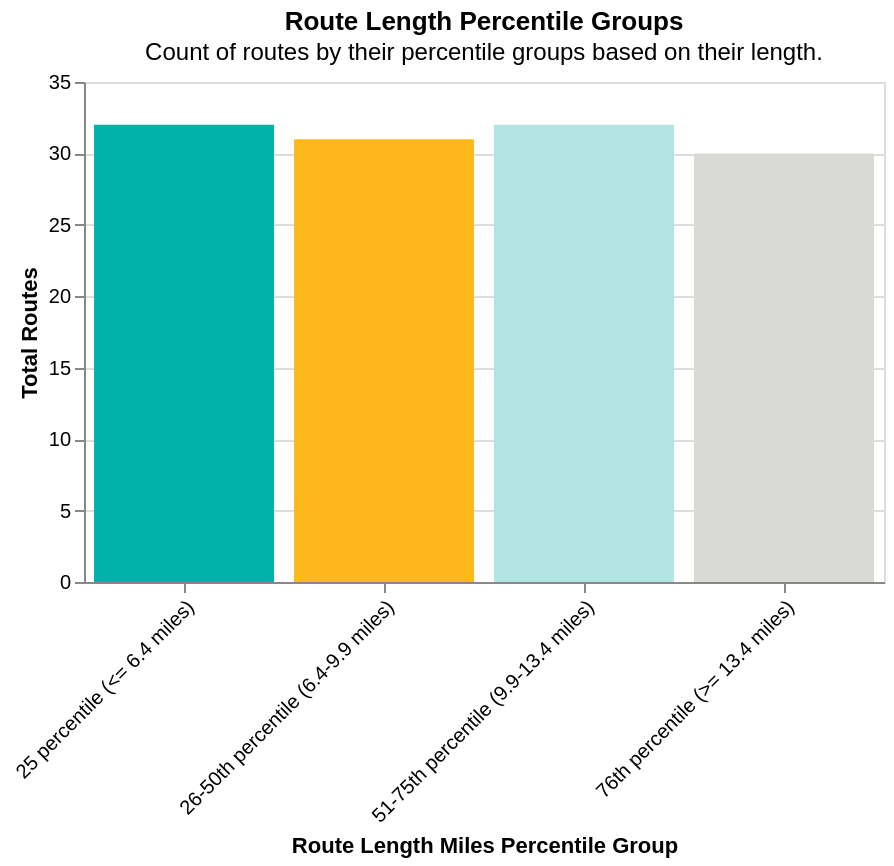

The code cell stored with this chart in its notebook:
### Markdown cell above
## Route Length

### Code cell
try:
    display(utils.create_route_lengths(fct_monthly_route_df))
except:
    display(Markdown(f"""{analysis_name} doesn't have information on route lengths."""))

### Figure 1 — Vega-Lite specification as saved in the notebook (floating-point values rounded to 4 significant figures)
{"config": {"view": {"continuousWidth": 300, "continuousHeight": 300}}, "data": {"name": "data-30adab4ffb546a38c4834cf79a0d138b"}, "mark": {"type": "bar"}, "encoding": {"color": {"field": "Route Length Miles Percentile Group", "legend": null, "scale": {"range": ["#00b2a9", "#ffb81c", "#b1e4e3", "#d9d9d6"]}, "title": "Route Length Miles Percentile Group", "type": "nominal"}, "tooltip": [{"field": "Route Length Miles Percentile Group", "type": "nominal"}, {"field": "Total Routes", "type": "quantitative"}], "x": {"axis": {"format": "", "labelAngle": -45}, "field": "Route Length Miles Percentile Group", "title": "Route Length Miles Percentile Group", "type": "nominal"}, "y": {"axis": {"values": [0, 5, 10, 15, 20, 25, 30, 35]}, "field": "Total Routes", "scale": {"domain": [0, 35], "nice": false}, "title": "Total Routes", "type": "quantitative"}}, "height": 250, "title": {"text": ["Route Length Percentile Groups"], "subtitle": ["Count of routes by their percentile groups based on their length."]}, "width": 400, "$schema": "https://vega.github.io/schema/vega-lite/v6.4.1.json", "datasets": {"data-30adab4ffb546a38c4834cf79a0d138b": [{"Route Length Miles Percentile Group": "25 percentile (<= 6.4 miles)", "Total Routes": 32}, {"Route Length Miles Percentile Group": "26-50th percentile (6.4-9.9 miles)", "Total Routes": 31}, {"Route Length Miles Percentile Group": "51-75th percentile (9.9-13.4 miles)", "Total Routes": 32}, {"Route Length Miles Percentile Group": "76th percentile (>= 13.4 miles)", "Total Routes": 30}]}}
